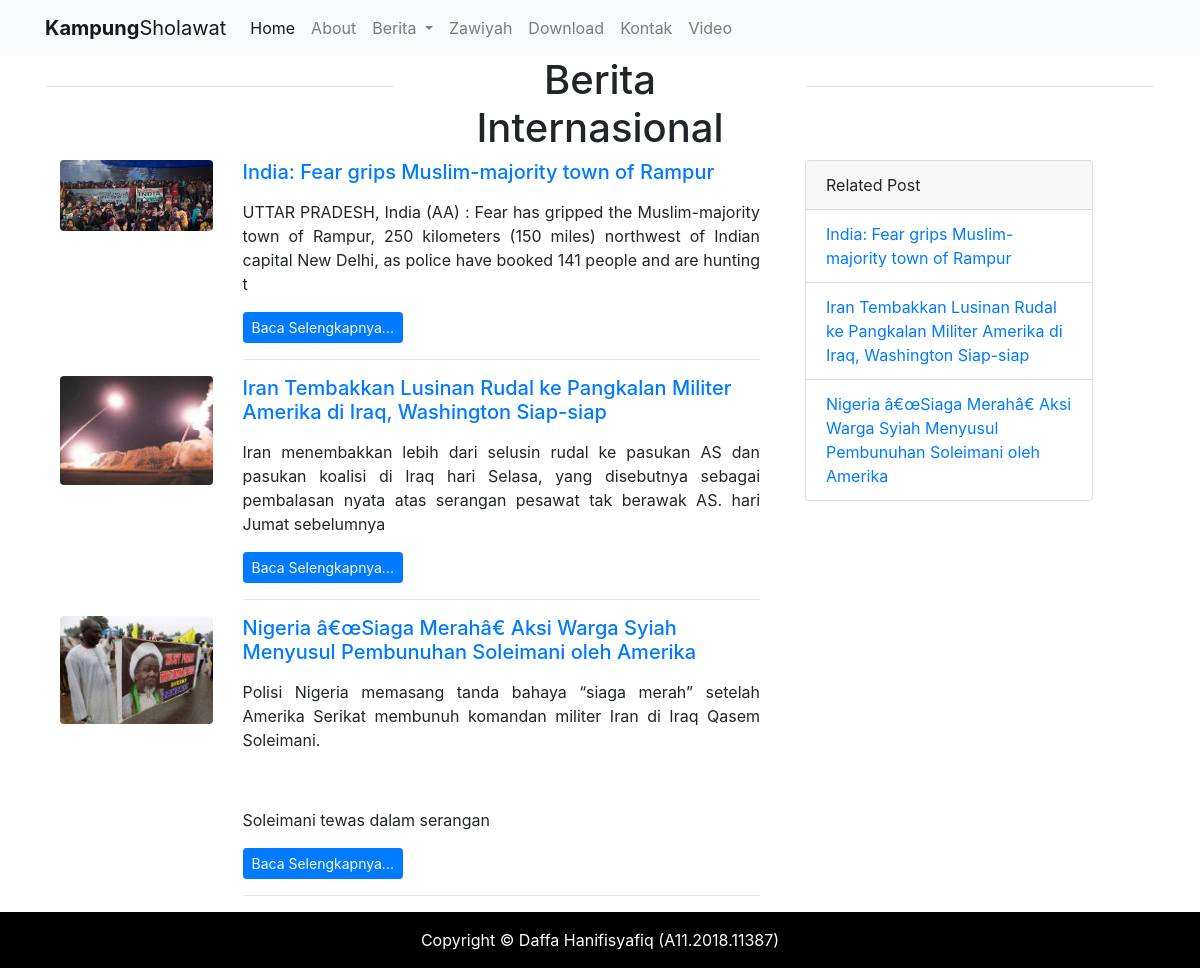
Screenshot of /internasional.php with the database file from the repository.
### tables this page shows
CREATE TABLE `tb_berita` (
  `id` int(11) NOT NULL,
  `img` varchar(100) NOT NULL,
  `judul` varchar(200) NOT NULL,
  `kategori` varchar(200) NOT NULL,
  `isi_berita` longtext NOT NULL,
  `video` varchar(100) NOT NULL,
  `tanggal` varchar(20) NOT NULL
);

### internasional.php (the view, shortened to what this page needs)
<?php
require 'admin/functions.php';
$berita = mysqli_query($conn, "SELECT * FROM tb_berita WHERE kategori = 'Internasional'");
?>
<!DOCTYPE html>
<html lang="en">
<head>
    <link rel="stylesheet" href="assets\style.css">
    <link rel="stylesheet" href="assets\css\bootstrap.min.css">
</head>
<body>
    <?php include('header.php') ?>
    <div class="container">
        <div class="row">
            <div class="col">
                <hr size='100px' width='100%' align='right' style="margin: 30px 0 0 0;">
            </div>
            <div class="col">
                <h1 class="text-center">Berita Internasional</h1>
            </div>
            <div class="col">
                <hr size='100px' width='100%' align='right' style="margin: 30px 0 0 0;">
            </div>
        </div>
        <div class="row">
            <div class="col-8">
                <div class="card-group">
                    <?php foreach ($berita as $news) : ?>
                        <div class="col-md-3">
                            <a href="#">
                                <center>
                                    <img class="img-fluid rounded mb-3 mb-md-0" src="admin/image/<?= $news["img"]; ?>" alt="" style="width: 100%; height:100%;">
                                </center>
                            </a>
                        </div>
                        <div class="col-md-9">
                            <a href="post.php?id=<?= $news["id"]; ?>">
                                <h5>
                                    <?= $news["judul"]; ?>
                                </h5>
                            </a>
                            <div class=" text-justify">
                                <p>
                                    <?php
                                    echo substr($news['isi_berita'], 0, 200);
                                    ?>
                                </p>
                            </div>
                            <a class="btn btn-sm btn-primary" href="post.php?id=<?= $news["id"]; ?>">Baca Selengkapnya...</a>
                            <hr>
                        </div>
                    <?php endforeach; ?>
                </div>
            </div>
            <div class="col-4">
                <div class="card" style="width: 18rem;">
                    <div class="card-header">
                        Related Post
                    </div>
                    <ul class="list-group list-group-flush">
                        <?php foreach ($berita as $news) : ?>
                            <li class="list-group-item">
                                <a href="post.php?id=<?= $news["id"]; ?>">
                                    <?= $news["judul"]; ?>
                                </a>
                            </li>
                        <?php endforeach; ?>
                    </ul>
                </div>
            </div>
        </div>
    </div>
    <?php include('footer.php') ?>
</body>
</html>

### rows the page displays
tb_berita: img (picture), judul "India: Fear grips Muslim-majority town of Rampur", isi_berita "UTTAR PRADESH, India (AA) : Fear has gripped the Muslim-majority town of Rampur, 250 kilometers (150 miles) northwest of Indian capital New Delhi, as police have booked 141 people and are hunting t"
tb_berita: img (picture), judul "Iran Tembakkan Lusinan Rudal ke Pangkalan Militer Amerika di Iraq, Washington Siap-siap", isi_berita "Iran menembakkan lebih dari selusin rudal ke pasukan AS dan pasukan koalisi di Iraq hari Selasa, yang disebutnya sebagai pembalasan nyata atas serangan pesawat tak berawak AS. hari Jumat sebelumnya"
tb_berita: img (picture), judul "Nigeria â€œSiaga Merahâ€ Aksi Warga Syiah Menyusul Pembunuhan Soleimani oleh Amerika", isi_berita "Polisi Nigeria memasang tanda bahaya “siaga merah” setelah Amerika Serikat membunuh komandan militer Iran di Iraq Qasem Soleimani. Soleimani tewas dalam serangan"
